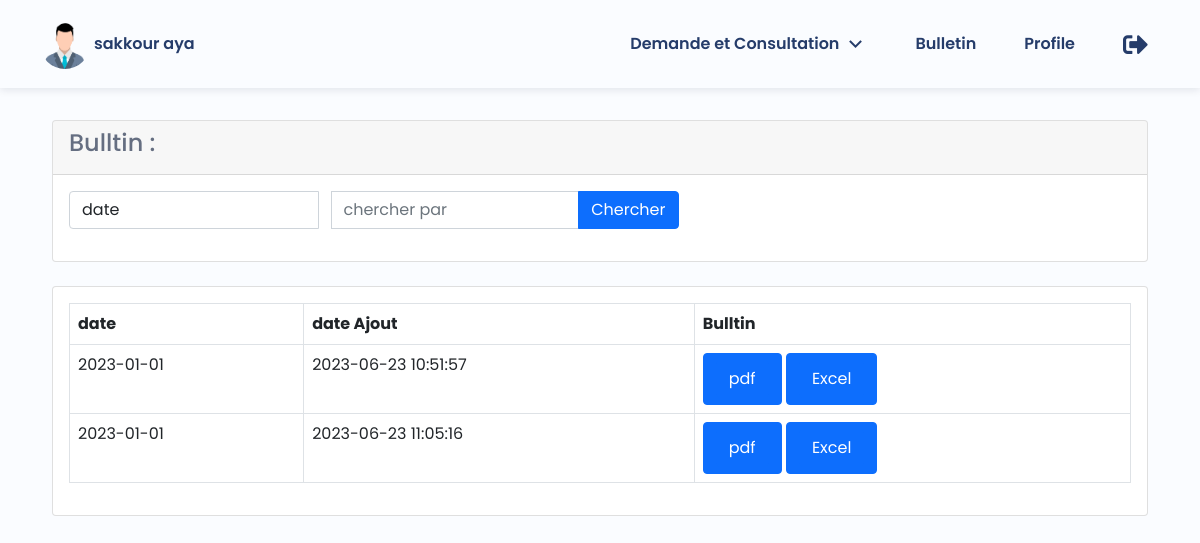
The app's page /PAYSMART/employe/consulterBultin.php (signed in) with its own data.
### tables this page shows
CREATE TABLE `bulltin` (
  `id` int(11) NOT NULL,
  `matricule` varchar(16) NOT NULL,
  `dateAjout` datetime NOT NULL,
  `date` date NOT NULL,
  `CIMR` float NOT NULL,
  `CNSS` float NOT NULL,
  `AMO` float NOT NULL,
  `IGR` float NOT NULL,
  `ABSENCE` float NOT NULL,
  `SALAIRENET` float NOT NULL,
  `CONGE` float NOT NULL,
  `HS` float NOT NULL,
  `ALLOCATION` float NOT NULL
);

### PAYSMART/employe/consulterBultin.php (the view, shortened to what this page needs)
<?php
	include 'menuEmploye.php';
    $conn2 = mysqli_connect("localhost","root","","paysmart");
    $mat=$_SESSION['matricule'];
 ?>
 <link rel="stylesheet" href="https://cdnjs.cloudflare.com/ajax/libs/font-awesome/5.15.3/css/all.min.css"/>
<div class="container">
    <div class="row">
        <div class="col-md-12">
            <div class="card mt-4">
                <div class="card-header">
                    <h4>Bulltin :</h4>
                </div>
                <div class="card-body">
                    <div class="row">
                        <div class="col-md-7">
                            <form action="" method="post">
                            <div class="input-group mb-3">
                            <select name="opt" class="form-control" class="custom-select" id="CategorySelected">
                            <option selected value="date">date</option>
                            </select> &nbsp &nbsp
                                    <input type="text" name="search" value="<?php if(isset($_POST['search'])){echo $_POST['search']; } ?>" class="form-control" placeholder="chercher par">
                                    <button type="submit" class="btn btn-primary">Chercher</button>
                                </div>
                            </form>
                        </div>
                    </div>
                </div>
            </div>
        </div>
        <div class="col-md-12">
            <div class="card mt-4">
                <div class="card-body">
                    <table class="table table-bordered">
                        <thead>
                        <tr>
					<th>date</th>
                    <th>date Ajout</th>
                    <th>Bulltin</th>
				</tr>
                        </thead>
                        <tbody>
                        <?php
if (isset($_POST['search'])) {
$filtervalues = $_POST['search'];
$selectedOption = $_POST["opt"];
echo $filtervalues . " " . $selectedOption;
if (!$conn2) {
    die("Connection failed: " . mysqli_connect_error());
}
$filtervalues = mysqli_real_escape_string($conn2, $filtervalues);
$selectedOption = mysqli_real_escape_string($conn2, $selectedOption);
$query = "SELECT * FROM bulltin WHERE `$selectedOption` LIKE '%$filtervalues%' and matricule='$mat'";
$query_run = mysqli_query($conn2, $query);
}else
{
$query = "SELECT * FROM bulltin  where matricule='$mat'";
$query_run = mysqli_query($conn2, $query);
}
if ($query_run) {
    $num_rows = mysqli_num_rows($query_run);
    if ($num_rows > 0) {
        while ($r = mysqli_fetch_assoc($query_run)) {
            ?>
      <tr>
					<td scope="row"><?php echo $r['date']; ?></td>
					<td scope="row"><?php echo $r['dateAjout']; ?></td>
                    <td>
                    <a class="btn btn-primary" href="../fpdf/att_scolarite1.php?ids=<?php echo $r['matricule'] ?>&m=<?php echo date('m', strtotime($r['date'])) ?>&a=<?php echo date('Y', strtotime($r['date'])) ?>">
                    <button class="btn btn-primary"> pdf</button>
</a>
<a class="btn btn-primary" href="../excel1.php?id=<?php echo $r['matricule'] ?>&m=<?php echo date('m', strtotime($r['date'])) ?>&a=<?php echo date('Y', strtotime($r['date'])) ?>">
  <button class="btn btn-primary"> Excel</button>
</a>
        </td>
				</tr>
            <?php
    }} else {
        ?>
        <tr>
            <td colspan="4">Aucun résultat</td>
        </tr>
        <?php
    }
} else {
    echo "Error: " . mysqli_error($conn2);
}
?>
                        </tbody>
                    </table>
                </div>
            </div>
        </div>
    </div>
</div>
</body>
</html>

### PAYSMART/css/menuemploye.css (style rules this page uses)
:root { --header-height: 3.5rem; --first-color: hsl(220, 68%, 54%); --first-color-lighten: hsl(220, 68%, 97%); --title-color: hsl(220, 48%, 28%); --text-color: hsl(220, 12%, 45%); --body-color: hsl(220, 100%, 99%); --body-font: "Poppins", sans-serif; --normal-font-size: .938rem; --small-font-size: .813rem; --smaller-font-size: .75rem; --font-medium: 500; --font-semi-bold: 600; --z-tooltip: 10; --z-fixed: 100; }
@media screen and (min-width: 1024px) { :root { --normal-font-size: 1rem; --small-font-size: .875rem; --smaller-font-size: .813rem; } }
* { box-sizing: border-box; padding: 0; margin: 0; }
body { font-family: var(--body-font); font-size: var(--normal-font-size); background-color: var(--body-color); color: var(--text-color); }
a { text-decoration: none; }
.container { max-width: 1120px; margin-inline: 1.5rem; }
@media screen and (min-width: 1152px) { .container { margin-inline: auto; } }

### records on screen
bulltin: date "2023-01-01", dateAjout "2023-06-23 10:51:57"
bulltin: date "2023-01-01", dateAjout "2023-06-23 11:05:16"

### other values on screen
$_SESSION["nom1"] "sakkour"
$_SESSION["prenom1"] "aya"
